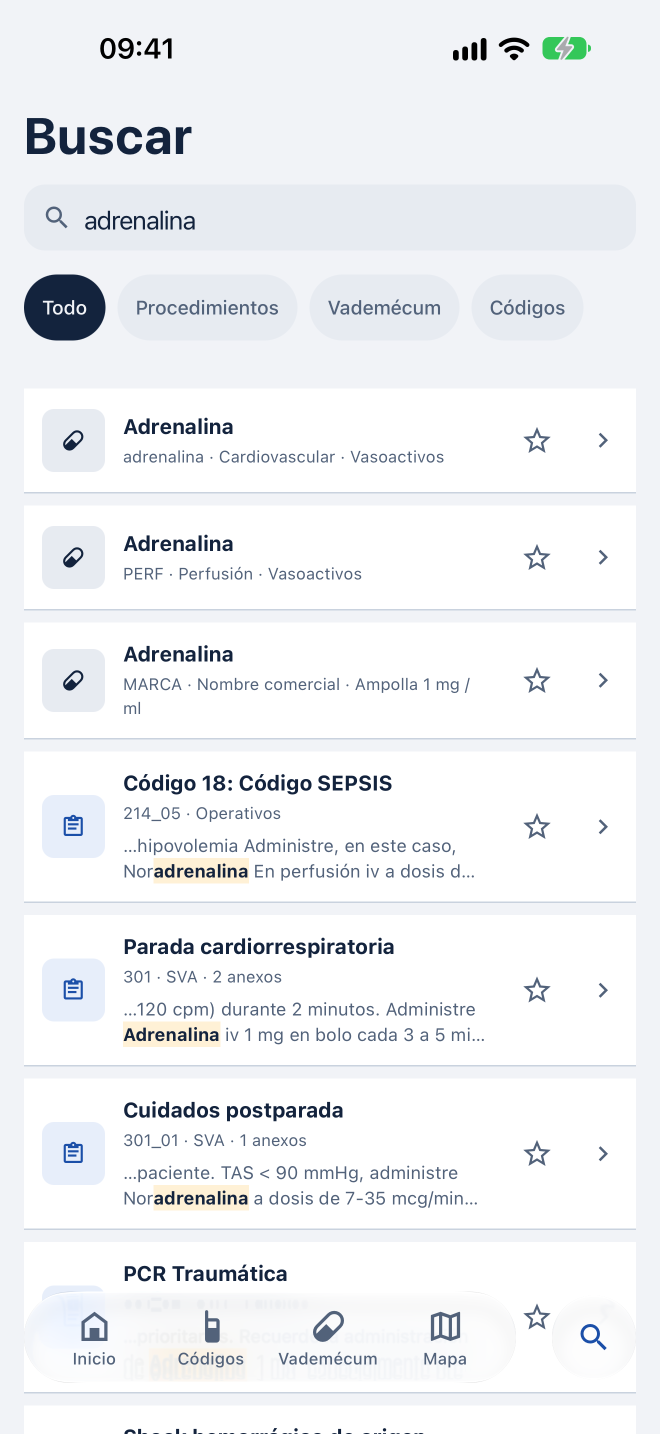
#> input picture apps/mobile/release/app-store/raw/iphone-6.9/iphone-01-buscar.png, 1320 x 2868 px (shown at 1/2 size)
$ python creative.py ../raw/iphone-6.9/iphone-01-buscar.png
#> lines starting #> are read from the running program, lines starting #| are printed output that depends on the picture; after the words box and inside, x2 and y2 are one past the last pixel; in counts of white or black regions, pixels touching at a corner belong together
### apps/mobile/release/app-store/tools/compose.py
"""Compose the App Store marketing frames from the raw captures.

    python3 apps/mobile/release/app-store/tools/compose.py

Reads `captions.json` and the PNGs under `raw/`, writes flattened sRGB PNGs (no alpha)
at the exact App Store Connect sizes under `framed/`. Needs Pillow and the SF Pro
Display fonts in /Library/Fonts (installed with Apple's SF Pro package).

Frames with a `lynx` entry in `captions.json` get the APTA Academy lynx (cutouts in
`lynx/`, provenance in `apps/mobile/assets/APTA_ASSET_PROVENANCE.md`) peeking over the top
edge of the device. It is drawn behind the device, so it never covers app UI.

The device outline is drawn here (a plain rounded bezel), not taken from Apple's
product imagery, and no official SAMUR or Ayuntamiento artwork is used anywhere.
"""
from __future__ import annotations

import json
import os
import sys
from PIL import Image, ImageDraw, ImageFilter, ImageFont

ROOT = os.path.dirname(os.path.dirname(os.path.abspath(__file__)))
FONT_DIR = "/Library/Fonts"

BLUE = (27, 79, 168)          # #1B4FA8 primary
BLUE_DARK = (19, 58, 125)     # #133A7D primaryDark
INK = (19, 35, 61)            # #13233D
WASH = (231, 238, 250)        # #E7EEFA primaryWash
WHITE = (255, 255, 255)
BEZEL = (14, 22, 38)          # #0E1626 dark paper
CREAM = (249, 241, 223)       # #F9F1DF APTA lynx cream


def raw_path(path: str) -> str:
    """Raw captures live in `raw/`; the Apple Watch set is reused from
    `release/screenshots/watch/` (captured with the watch app, see #119)."""
    if path.startswith("watch/"):
        return os.path.join(os.path.dirname(ROOT), "screenshots", path)
    return os.path.join(ROOT, "raw", path)


def font(weight: str, size: int) -> ImageFont.FreeTypeFont:
    return ImageFont.truetype(os.path.join(FONT_DIR, f"SF-Pro-Display-{weight}.otf"), size)


# [7 lines left out: function gradient, not called in this run]


def rounded_mask(size: tuple[int, int], radius: int) -> Image.Image:
    mask = Image.new("L", size, 0)
    ImageDraw.Draw(mask).rounded_rectangle([0, 0, size[0] - 1, size[1] - 1], radius=radius, fill=255)
    return mask


# [47 lines left out: functions wrap, draw_text_block, not called in this run]


def device(shot: Image.Image, width: int, corner_ratio: float, bezel_ratio: float) -> Image.Image:
    """A screenshot inside a plain rounded bezel, with a soft shadow, on transparent."""
    scale = width / shot.width
    screen = shot.convert("RGB").resize((width, round(shot.height * scale)), Image.LANCZOS)
    bezel = max(6, round(width * bezel_ratio))
    radius = round(width * corner_ratio)
    outer = (screen.width + 2 * bezel, screen.height + 2 * bezel)
    pad = bezel * 4
    out = Image.new("RGBA", (outer[0] + 2 * pad, outer[1] + 2 * pad), (0, 0, 0, 0))
    shadow = Image.new("RGBA", out.size, (0, 0, 0, 0))
    ImageDraw.Draw(shadow).rounded_rectangle([pad, pad + bezel, pad + outer[0], pad + outer[1] + bezel], radius=radius + bezel, fill=(5, 15, 40, 120))
    out = Image.alpha_composite(out, shadow.filter(ImageFilter.GaussianBlur(bezel * 1.6)))
    frame = Image.new("RGBA", outer, (0, 0, 0, 0))
    ImageDraw.Draw(frame).rounded_rectangle([0, 0, outer[0] - 1, outer[1] - 1], radius=radius + bezel, fill=BEZEL + (255,))
    frame.paste(screen, (bezel, bezel), rounded_mask(screen.size, radius))
    out.alpha_composite(frame, (pad, pad))
    return out


def lynx_cutout(pose: str, height: int, flip: bool = False) -> Image.Image:
    """An APTA lynx pose from `lynx/`, scaled to `height`, with a cream sticker outline
    so the blue fur separates from the blue background (see APTA_ASSET_PROVENANCE.md)."""
    src = Image.open(os.path.join(ROOT, "lynx", f"apta-lynx-{pose}.png")).convert("RGBA")
    if flip:
        src = src.transpose(Image.FLIP_LEFT_RIGHT)
    img = src.resize((round(src.width * height / src.height), height), Image.LANCZOS)
    stroke = max(4, round(height * 0.009))
    pad = stroke * 3
    out = Image.new("RGBA", (img.width + 2 * pad, img.height + 2 * pad), (0, 0, 0, 0))
    alpha = Image.new("L", out.size, 0)
    alpha.paste(img.getchannel("A"), (pad, pad))
    ring = alpha.point(lambda v: 255 if v > 40 else 0).filter(ImageFilter.MaxFilter(stroke * 2 + 1)).filter(ImageFilter.GaussianBlur(1))
    shadow = ring.filter(ImageFilter.GaussianBlur(stroke * 2)).point(lambda v: v * 90 // 255)
    out.paste(Image.new("RGBA", out.size, (5, 15, 40, 255)), (0, round(stroke * 1.5)), shadow)
    out.alpha_composite(Image.composite(Image.new("RGBA", out.size, CREAM + (255,)), Image.new("RGBA", out.size, (0, 0, 0, 0)), ring))
    out.alpha_composite(img, (pad, pad))
    return out


# [65 lines left out: functions place_lynx, compose, main, not called in this run]


# [2 lines that do not run on import are left out]

### apps/mobile/release/app-store/tools/creative.py
"""Compose the iOS 27 App Store creative assets: product page header and search results.

    python3 apps/mobile/release/app-store/tools/creative.py

Writes, under `creative/`, flattened sRGB PNGs (no alpha) at Apple's sizes
(App Store Connect Help > Creative assets specifications):

  - header-3840x1646.png          product page header, 21:9
  - search-results-3840x2560.png  search results, 3:2 (max size; min is 1920x1280)

Safe areas come from Apple's templates as reported in the ObjectGraph write-up (header
x 1097-2743, y 493-1154; search results x 836-3004, y 765-1795). Everything that has to
read (the lynx's face, the phone's search bar, the headline) sits inside them; the outer
band only carries background and the parts of the devices that may be cropped.

The header has no text: Apple asks for a single clear idea, and the app name and icon are
drawn right under it. The search results asset carries one short Spanish headline,
because it has to "state the obvious" at roughly a tenth of its pixel width.

Lynx: APTA Academy's mascot, see `apps/mobile/assets/APTA_ASSET_PROVENANCE.md`.
No SAMUR-Protección Civil or Ayuntamiento de Madrid artwork is used.
"""
from __future__ import annotations

import os
import random
import sys
from PIL import Image, ImageDraw, ImageFilter

sys.path.insert(0, os.path.dirname(os.path.abspath(__file__)))
from compose import BLUE, BLUE_DARK, WHITE, device, font, lynx_cutout, raw_path  # noqa: E402

ROOT = os.path.dirname(os.path.dirname(os.path.abspath(__file__)))
SPOT = (22, 66, 148)          # navy spot, a small step darker than the background
DEBUG = "--safe" in sys.argv  # draw the safe area for review


def spotted_background(size: tuple[int, int], seed: int, keep_clear: tuple[int, int, int, int]) -> Image.Image:
    """Flat brand blue with a scatter of soft navy spots, the lynx's coat as a motif.
    Spots avoid `keep_clear` (the safe area) so the subject stays calm."""
    W, H = size
    c = Image.new("RGBA", size, BLUE + (255,))
    layer = Image.new("RGBA", size, (0, 0, 0, 0))
    d = ImageDraw.Draw(layer)
    rnd = random.Random(seed)
    x0, y0, x1, y1 = keep_clear
    placed = 0
    while placed < 30:
        r = rnd.randint(round(min(W, H) * 0.012), round(min(W, H) * 0.032))
        x, y = rnd.randint(-r, W + r), rnd.randint(-r, H + r)
        if x0 - r < x < x1 + r and y0 - r < y < y1 + r:
            continue
        rx = round(r * rnd.uniform(0.8, 1.2))
        d.ellipse([x - rx, y - r, x + rx, y + r], fill=SPOT + (255,))
        placed += 1
    c.alpha_composite(layer.filter(ImageFilter.GaussianBlur(2)))
    return c


def glow(canvas: Image.Image, center: tuple[int, int], radius: int, alpha: int = 70) -> None:
    layer = Image.new("RGBA", canvas.size, (0, 0, 0, 0))
    cx, cy = center
    ImageDraw.Draw(layer).ellipse([cx - radius, cy - radius, cx + radius, cy + radius], fill=(143, 182, 245, alpha))
    canvas.alpha_composite(layer.filter(ImageFilter.GaussianBlur(radius // 2)))


def safe(canvas: Image.Image, box: tuple[int, int, int, int]) -> None:
    if DEBUG:
        ImageDraw.Draw(canvas).rectangle(box, outline=(255, 80, 80, 255), width=6)


def header() -> Image.Image:
    W, H = 3840, 1646
    box = (1097, 493, 2743, 1154)
    c = spotted_background((W, H), 7, (box[0] - 200, 0, box[2] + 200, H))
#> after the loop in spotted_background, `while placed < 30:`: placed = 30
    glow(c, (W // 2, H // 2), 900)
#> in glow, `ImageDraw.Draw(layer).ellipse([cx - radius, cy - radius, cx + radius, ..`:
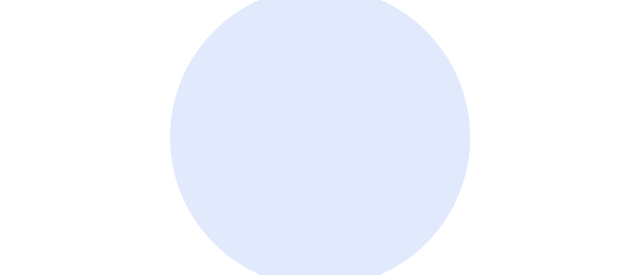
#> layer: PIL image 3840x1646 RGBA (shown at 1/6 size); mean R, G, B, A 55.9, 71.2, 95.8, 27.4; transparent parts drawn white
    # The phone: real search screen, its search bar inside the safe area.
    phone = device(Image.open(raw_path("iphone-6.9/iphone-01-buscar.png")), 760, 0.115, 0.022)
    pad = (phone.width - 760) // 2
    c.alpha_composite(phone, (2230 - phone.width // 2, 250 - pad))
    # The lynx waving hello beside the phone (never over it), its face in the safe area.
    lynx = lynx_cutout("wave", 1130)
    c.alpha_composite(lynx, (1460 - lynx.width // 2, 360))
    # iPad on the far left and Apple Watch on the far right: only seen on wide crops.
    ipad = device(Image.open(raw_path("ipad-13/ipad-07-landscape.png")), 1250, 0.035, 0.016)
    c.alpha_composite(ipad, (-330, 520))
    watch = device(Image.open(raw_path("watch/46mm-03-codigo-detalle.png")), 420, 0.30, 0.07)
    c.alpha_composite(watch, (W - watch.width + 30, 560))
    safe(c, box)
    return c.convert("RGB")


# [27 lines left out: function search_results, not called in this run]


def main() -> None:
    out = os.path.join(ROOT, "creative")
    os.makedirs(out, exist_ok=True)
    for name, img in (("header-3840x1646.png", header()), ("search-results-3840x2560.png", search_results())):
#> in device, `scale = width / shot.width`: scale = 0.576
#> in device, `ImageDraw.Draw(shadow).rounded_rectangle([pad, pad + bezel, pad + oute..`:
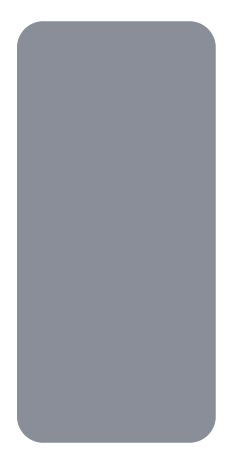
#> shadow: PIL image 930x1821 RGBA (shown at 1/4 size); mean R, G, B, A 3.9, 11.8, 31.4, 94.3; transparent parts drawn white
#> in device, `ImageDraw.Draw(frame).rounded_rectangle([0, 0, outer[0] - 1, outer[1] ..`:
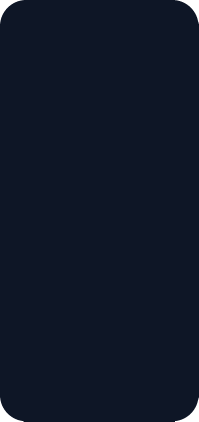
#> frame: PIL image 794x1685 RGBA (shown at 1/4 size); mean R, G, B, A 13.9, 21.8, 37.7, 253.2; transparent parts drawn white
#> in rounded_mask, `ImageDraw.Draw(mask).rounded_rectangle([0, 0, size[0] - 1, size[1] - 1..`:
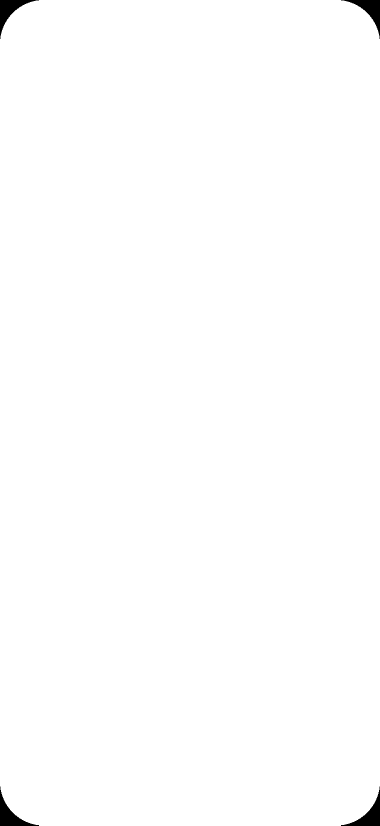
#> mask: PIL image 760x1651 L (shown at 1/2 size); 99.5% white; 4 black regions, box (x1, y1, x2, y2) and area: (0, 0, 78, 78) 1648, (682, 0, 760, 78) 1648, (0, 1573, 78, 1651) 1648, (682, 1573, 760, 1651) 1648
#> in device, `out.alpha_composite(frame, (pad, pad))`:
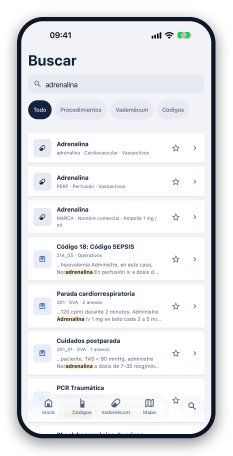
#> out: PIL image 930x1821 RGBA (shown at 1/4 size); mean R, G, B, A 177.5, 179.5, 183.1, 204.1; transparent parts drawn white
#> in header, `c.alpha_composite(phone, (2230 - phone.width // 2, 250 - pad))`:
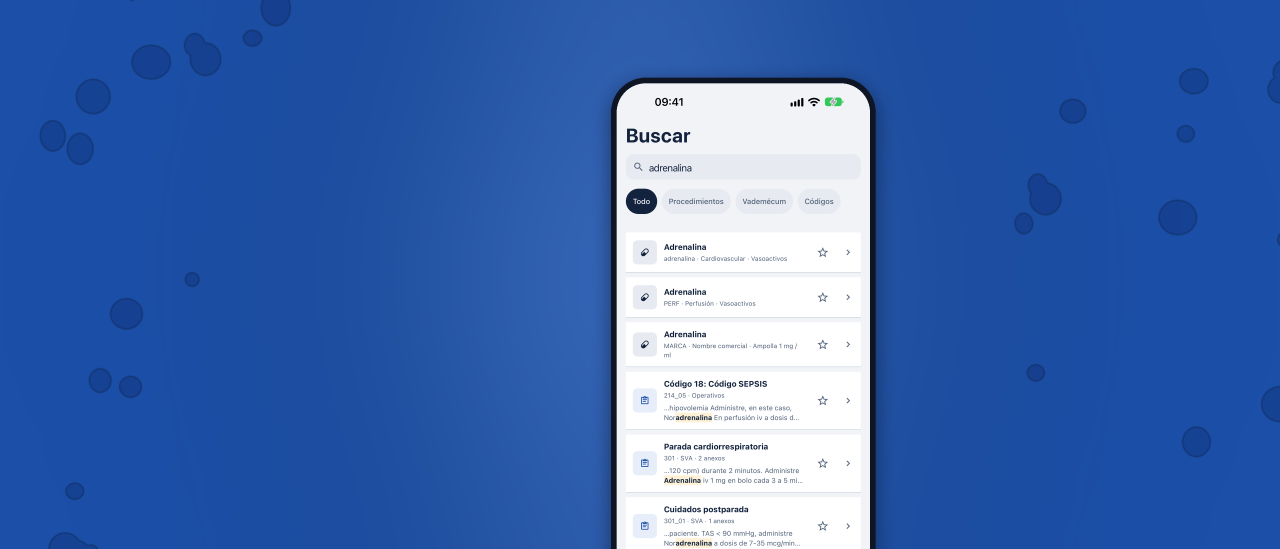
#> c: PIL image 3840x1646 RGBA (shown at 1/3 size); mean R, G, B, A 65.4, 106.3, 176.1, 255
        path = os.path.join(out, name if not DEBUG else name.replace(".png", "-safe.png"))
        img.save(path, "PNG", optimize=True)
        print(path, img.size)


if __name__ == "__main__":
#> (the run stopped early here; a loop or call above may not have finished)

$ run again, with apps/mobile/release/app-store/raw/iphone-6.9/iphone-02-procedimiento.png copied over apps/mobile/release/app-store/raw/iphone-6.9/iphone-01-buscar.png
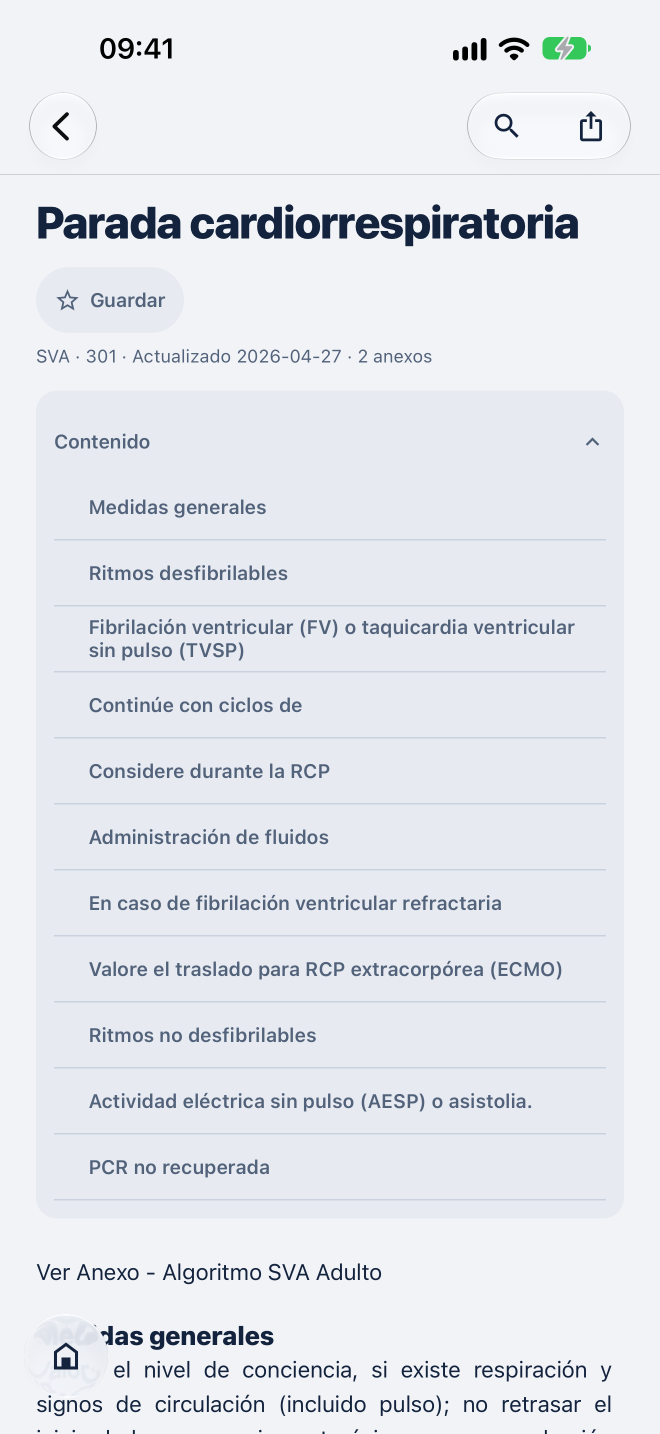
#> input picture apps/mobile/release/app-store/raw/iphone-6.9/iphone-02-procedimiento.png, 1320 x 2868 px (shown at 1/2 size)
#> after the loop in spotted_background, `while placed < 30:`: placed = 30
#> scale = 0.576
#> in device, `out.alpha_composite(frame, (pad, pad))`:
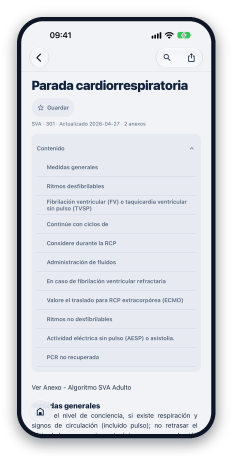
#> out: PIL image 930x1821 RGBA (shown at 1/4 size); mean R, G, B, A 168.8, 172.2, 178.1, 204.1; transparent parts drawn white
#> in header, `c.alpha_composite(phone, (2230 - phone.width // 2, 250 - pad))`:
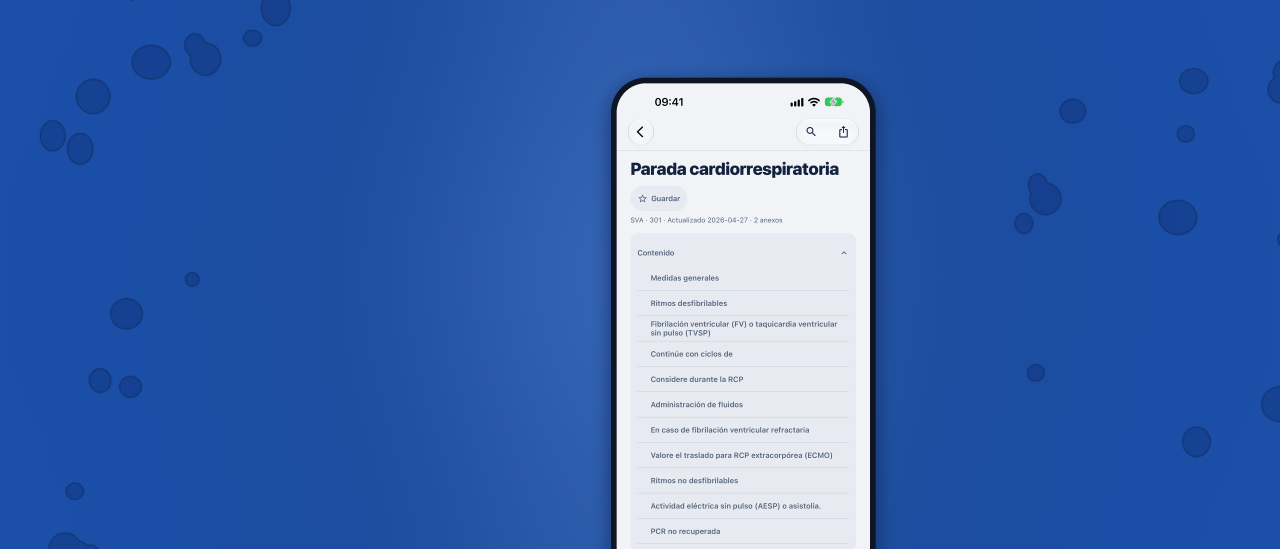
#> c: PIL image 3840x1646 RGBA (shown at 1/3 size); mean R, G, B, A 63.5, 104.7, 175.1, 255
